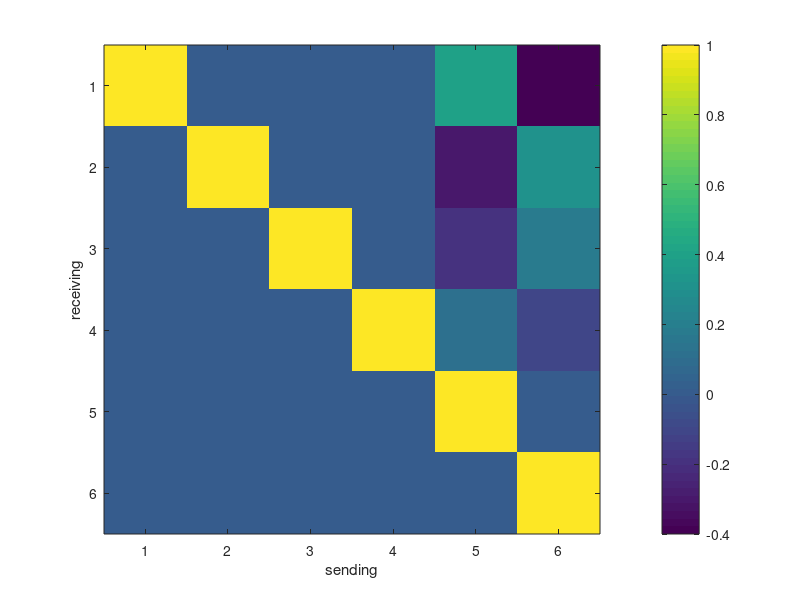
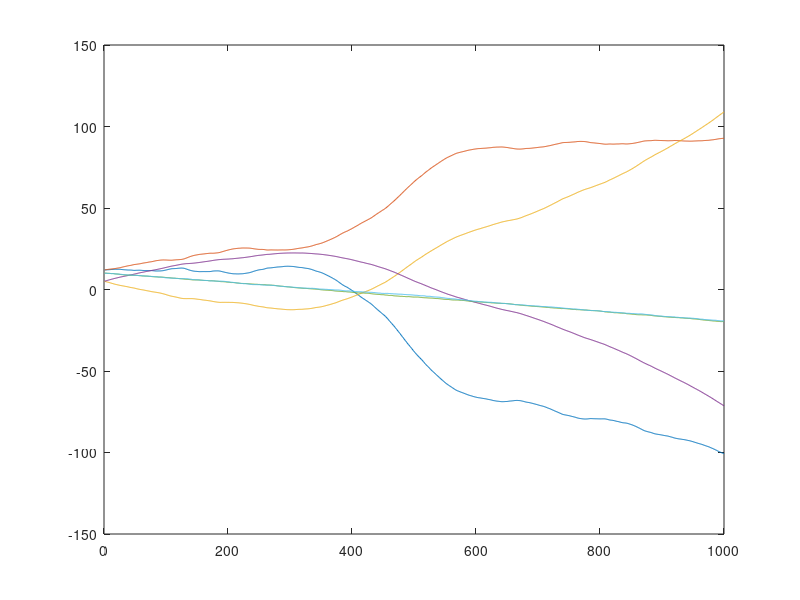
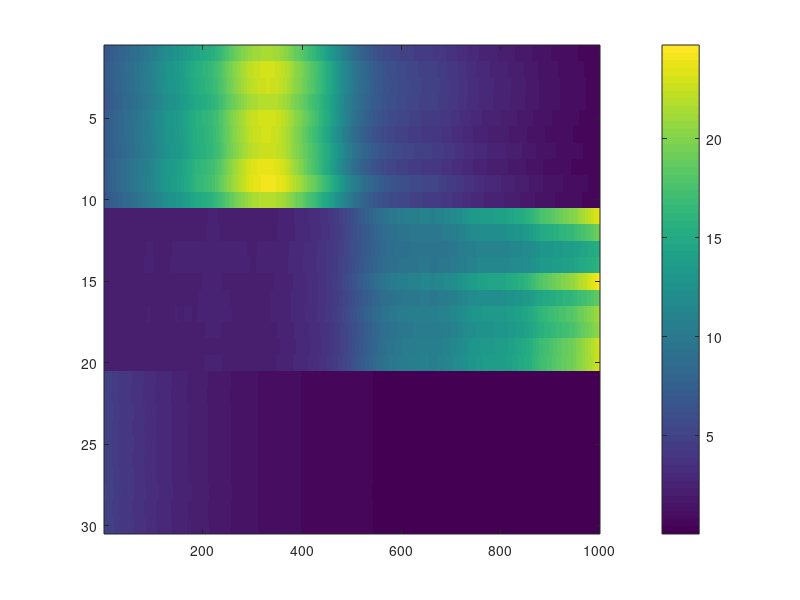
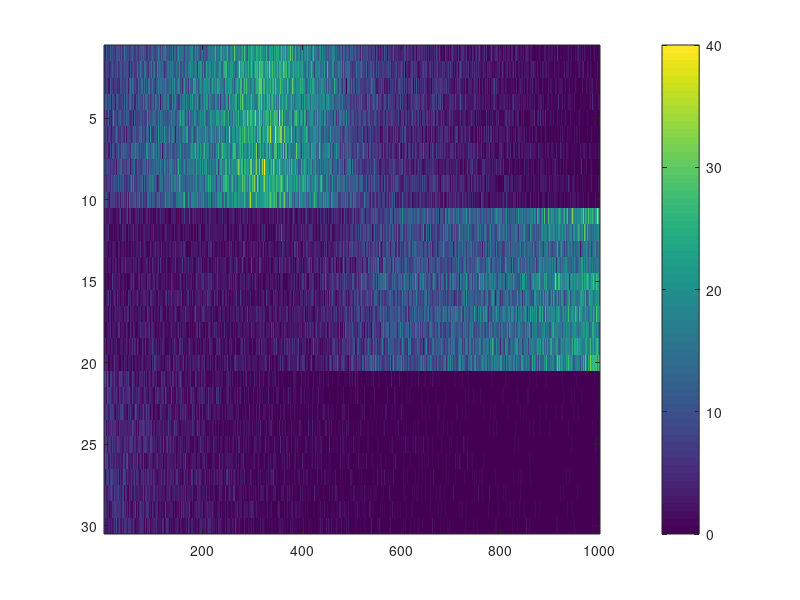

The MATLAB script that drew these images, in order: (Note: this script raises an error after producing the figures.)
addpath(genpath('C:\Users\gaw19004\Documents\GitHub\state-space-clustering'));
% addpath(genpath('D:\github\state-space-clustering'));

%% simulation
rng(2)
n = 10;
nClus = 3;
N = n*nClus;
p = 2;
T = 1000;

Lab = repelem(1:nClus, n);
d = ones(n*nClus,1)*0;
C_all = reshape(normrnd(0.08,1e-3,n*nClus*p,1), [], p);
C_trans = zeros(n*nClus, p*nClus);
for k = 1:length(Lab)
    C_trans(k, ((Lab(k)-1)*p+1):(Lab(k)*p)) = C_all(k,:);
end

X = zeros(p*nClus, T);
x0 = [1.2 1.2 0.5 0.5 1 1]*10;
Q0 = eye(nClus*p)*1e-2;
X(:,1) = mvnrnd(x0, Q0)';

b1 = ones(p,1)*0.01;
b2 = ones(p,1)*0;
b3 = ones(p,1)*-0.03;
b = [b1;b2;b3];

Q1 = 1e-5*eye(p);
Q2 = 1e-4*eye(p);
Q3 = 1e-3*eye(p);
Q = blkdiag(Q1, Q2, Q3);


A = [1 0 0 0 0.4 -0.4;...
    0 1 0 0 -0.3 0.305;
    0 0 1 0 -0.2 0.19;
    0 0 0 1 0.11 -0.1;
    0 0 0 0 1 0;
    0 0 0 0 0 1];

figure(1)
imagesc(A)
colorbar()
xlabel('sending')
ylabel('receiving')

% let's generate lambda
logLam = zeros(n*nClus, T);
logLam(:,1) = d + C_trans*X(:,1);

for t=2:T
    X(:, t) = mvnrnd(A*X(:, t-1) + b, Q)';
    logLam(:, t) = d + C_trans*X(:,t);
end

figure(2)
plot(X')

figure(3)
% imagesc(logLam)
imagesc(exp(logLam))
colorbar()

Y = poissrnd(exp(logLam));
figure(4)
imagesc(Y)
colorbar()

figure(5)
clusterPlot(Y, Lab)

% plot(X(1:p,:)')
% plot(X(p+1:2*p,:)')
% plot(X(2*p+1:3*p,:)')

%% fitting: pre-setting
% assume now observe Y and Lab
% later Y will be the only observation for clustering problem
ng = 100;

% pre-allocation
X_fit = zeros(nClus*p, T, ng);
x0_fit = zeros(nClus*p, ng);
d_fit = zeros(n*nClus, ng);
C_fit = zeros(n*nClus, p, ng);
A_fit = zeros(nClus*p, nClus*p, ng);
b_fit = zeros(nClus*p, ng);
Q_fit = zeros(nClus*p, nClus*p, ng);

% priors
% place-holder...
Q0 = eye(nClus*p);

mux00 = zeros(nClus*p, 1);
Sigx00 = eye(nClus*p)*1e2;

mudc0 = zeros(p+1,1);
Sigdc0 = eye(p+1)*1e-2;

muA0 = eye(p);
mubA0 = [zeros(nClus*p,1) eye(nClus*p)];
Sigba0 = eye(nClus*p+1)*0.25;

nu0 = 4;
sig20 = 1e-4;

% initials
% initial for d_fit: 0
C_fit(:,:,1) = reshape(normrnd(0,1e-2,n*nClus*p,1), [], p);
A_fit(:,:,1) = eye(nClus*p);
% initial for b_fit: 0
Q_fit(:,:,1) = eye(nClus*p)*1e-4;

C_trans_tmp = zeros(n*nClus, p*nClus);
for k = 1:length(Lab)
    C_trans_tmp(k, ((Lab(k)-1)*p+1):(Lab(k)*p)) = C_fit(k,:,1);
end
x0_fit(:,1) = lsqr(C_trans_tmp,(log(mean(Y(:,1:10),2))-d_fit(:,1)));
[X_fit(:,:,1),~,~] = ppasmoo_poissexp_v2(Y,C_trans_tmp,d_fit(:,1),...
    x0_fit(:,1),Q0,A_fit(:,:,1),b_fit(:,1),Q_fit(:,:,1));

% turn off Q estimation (for debug)
% Q_fit = repmat(Q,1,1,ng); % true

%% fitting: MCMC

for g = 2:ng
    
    disp(g)
    
    % (1) update X_fit
    % adaptive smoothing
    C_trans_tmp = zeros(n*nClus, p*nClus);
    for k = 1:length(Lab)
        C_trans_tmp(k, ((Lab(k)-1)*p+1):(Lab(k)*p)) = C_fit(k,:,g-1);
    end
    d_tmp = d_fit(:,g-1);
    x0_tmp = x0_fit(:,g-1);
    A_tmp = A_fit(:,:,g-1);
    b_tmp = b_fit(:,g-1);
    Q_tmp = Q_fit(:,:,g-1);
    
    [muX,~,~] = ppasmoo_poissexp_v2(Y,C_trans_tmp,d_tmp,x0_tmp,Q0,A_tmp,b_tmp,Q_tmp);
    hess_tmp = hessX(muX(:), d_tmp, C_trans_tmp, Q0, Q_tmp, A_tmp, Y);
    % tic;
    % use Cholesky decomposition to sample efficiently
    R = chol(-hess_tmp,'lower'); % sparse
    z = randn(length(muX(:)), 1) + R'*muX(:);
    Xsamp = R'\z;
    X_fit(:,:,g) = reshape(Xsamp,[], T);
    % toc;
    
    % (2) update x0_fit
    Sigx0 = inv(inv(Sigx00) + inv(Q0));
    mux0 = Sigx0*(Sigx00\mux00 + Q0\X_fit(:,1,g));
    x0_fit(:,g) = mvnrnd(mux0, Sigx0)';
    % disp(x0_fit(:,g))
    
    
    % (3) update d_fit & C_fit
    % Laplace approximation
    for i = 1:N
        l = Lab(i);
        latentId = ((l-1)*p+1):(l*p);
        X_tmp = [ones(1, T) ;X_fit(latentId,:,g)]';
        
        lamdc = @(dc) exp(X_tmp*dc);
        
        derdc = @(dc) X_tmp'*(Y(i,:)' - lamdc(dc)) - inv(Sigdc0)*(dc - mudc0);
        hessdc = @(dc) -X_tmp'*diag(lamdc(dc))*X_tmp - inv(Sigdc0);
        [mudc,~,niSigdc,~] = newton(derdc,hessdc,...
            [d_fit(i, g-1) C_fit(i,:,g-1)]',1e-8,1000);
        
        % [mudc [d(i) C_all(i,:)]']
        
        Sigdc = -inv(niSigdc);
        Sigdc = (Sigdc + Sigdc')/2;
        dc = mvnrnd(mudc, Sigdc);
        d_fit(i,g) = dc(1);
        C_fit(i,:,g) = dc(2:end);
    end
    
    % [C_fit(:,:,g) C_all]
    % [d_fit(:,g) d]
    
    % (4) update b_fit & A_fit: independent process noise
    for k = 1:size(X_fit, 1)
        
        X_tmp = [ones(1, T-1) ;X_fit(:,1:(T-1),g)]';
        Sigba = inv(inv(Sigba0) + X_tmp'*X_tmp./Q_fit(k,k,g-1));
        Sigba = (Sigba + Sigba')/2;
        muba = Sigba*(inv(Sigba0)*mubA0(k,:)' + X_tmp'*X_fit(k,2:T,g)'./Q_fit(k,k,g-1));
        ba = mvnrnd(muba, Sigba);
        b_fit(k,g) = ba(1);
        A_fit(k,:,g) = ba(2:end);
    end
    
    % [b_fit(:,g) b]
    % imagesc(abs(A_fit(:,:,g) - A))
    
    % (5) update Q_fit: independent process noise
    for k = 1:size(X_fit, 1)
        
        mux = b_fit(k,g) + A_fit(k,:,g)*X_fit(:,1:(T-1),g);
        
        alphq = (nu0 + T-1)/2;
        betaq = (nu0*sig20 + sum((X_fit(k,2:T,g) - mux).^2))/2;
        Q_fit(k,k,g) = 1/gamrnd(alphq, 1/betaq);
    end
    
    % Q_fit(:,:,g)
    
end

%% diagnose
idx = 50:ng;

% for k = round(linspace(2, 1000, 10))
%     figure(k)
%     subplot(1,2,1)
%     plot(X_fit(:,:,k)')
%     subplot(1,2,2)
%     plot(X')
% end

subplot(1,2,1)
plot(mean(X_fit(:,:,idx), 3)')
subplot(1,2,2)
plot(X')

subplot(3,2,1)
plot(X(1:p,:)')
title('true')
subplot(3,2,2)
plot(mean(X_fit(1:p,:,idx), 3)')
title('fit')
subplot(3,2,3)
plot(X(p+1:2*p,:)')
subplot(3,2,4)
plot(mean(X_fit(p+1:2*p,:,idx), 3)')
subplot(3,2,5)
plot(X(2*p+1:3*p,:)')
subplot(3,2,6)
plot(mean(X_fit(2*p+1:3*p,:,idx), 3)')


[mean(d_fit(:,idx), 2) d]
[mean(C_fit(:,:,idx), 3) C_all]
[mean(x0_fit(:,idx), 2) x0']
abs(mean(A_fit(:,:,idx), 3) - A)
[mean(b_fit(:,idx), 2) b]

subplot(1,2,1)
imagesc(A)
colorbar()
cLim = caxis;
title('true')
subplot(1,2,2)
imagesc(mean(A_fit(:,:,idx), 3))
colorbar()
set(gca,'CLim',cLim)
title('fit')

mean(Q_fit(:,:,idx), 3)

C_fit_mean = mean(C_fit(:,:,idx), 3);
C_trans_fit = zeros(n*nClus, p*nClus);
for k = 1:length(Lab)
    C_trans_fit(k, ((Lab(k)-1)*p+1):(Lab(k)*p)) = C_fit_mean(k,:);
end
subplot(1,2,1)
imagesc(exp(C_trans*X + d))
cLim = caxis;
title('true')
colorbar()
subplot(1,2,2)
imagesc(exp(C_trans_fit*mean(X_fit(:,:,idx), 3) + mean(d_fit(:,idx), 2)))
set(gca,'CLim',cLim)
title('fit')
colorbar()


